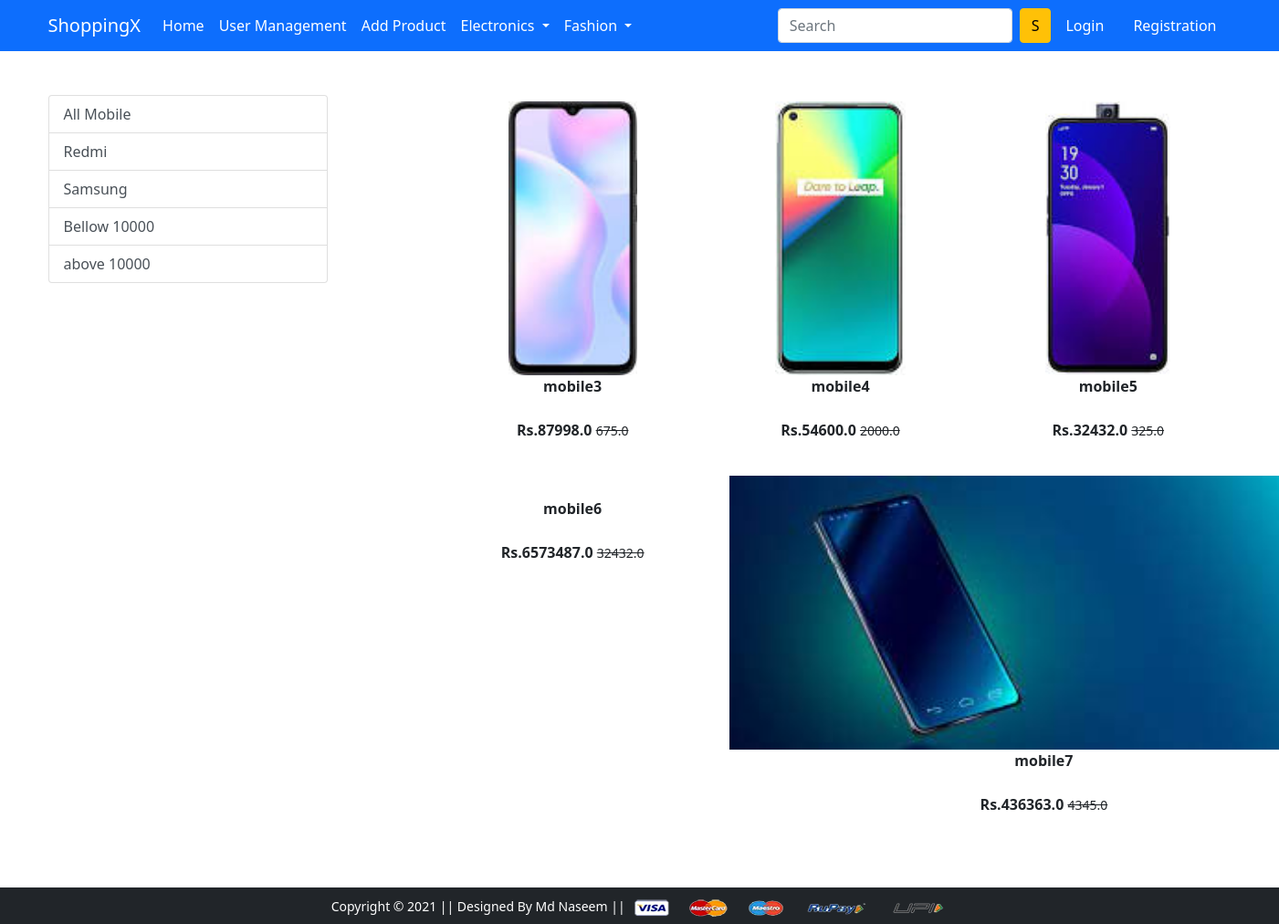
Screenshot of /mobile/above with the database file from the repository.
### app/models.py (models this page shows, shortened)
class Product(models.Model):
	title=models.CharField(max_length=100)
	selling_price=models.FloatField()
	discount_price=models.FloatField()
	description=models.TextField()
	brand=models.CharField(max_length=200)
	category=models.CharField(choices=CATEGORY_CHOICES,max_length=50)
	product_image=models.ImageField(upload_to='productimg')

### app/views.py (the view)
# urls.py: path('mobile/', views.mobile, name='mobile'),
def mobile(request,data=None):
	if data==None:
		mobiles=Product.objects.filter(category='M')
	elif data == 'redmi' or data=='samsung':
		mobiles=Product.objects.filter(category='M').filter(brand=data)
	elif data=='bellow':
		mobiles=Product.objects.filter(category='M').filter(selling_price__lt=10000)
	elif data=='above':
		mobiles=Product.objects.filter(category='M').filter(selling_price__gt=10000)
	return render(request, 'app/mobile.html',{'mobiles':mobiles})

### app/templates/app/mobile.html (shortened to what this page needs)
{% extends 'app/base.html' %}
{% load static %}
{% block main-content %}
<div class="container my-5">
 <div class="row">
  <div class="col-sm-3">
   <div class="list-group">
   	<a href="{% url 'mobile' %}" class="list-group-item list-group-item-action" aria-current="true">All Mobile</a>
   	<a href="{% url 'mobiledata' 'redmi' %}"
   	 class="list-group-item list-group-item-action" aria-current="true">Redmi</a>
   	 	<a href="{% url 'mobiledata' 'samsung' %}"
   	 class="list-group-item list-group-item-action" aria-current="true">Samsung</a>
   	 <a href="{% url 'mobiledata' 'bellow' %}"
   	 class="list-group-item list-group-item-action" aria-current="true">Bellow 10000</a>
   	 <a href="{% url 'mobiledata' 'above' %}"
   	 class="list-group-item list-group-item-action" aria-current="true">above 10000</a>
  </div>
</div>
  <div class="col-sm-8 offset-sm-1">
  	<div class="row">
  		{% for product in mobiles %}
  		<div class="col-sm-4 text-center mb-4">
  		<a href="{% url 'product-detail' product.id %}" class="btn">
  			<div class="item"><img src="{{product.product_image.url}}" alt="" height="300px" class=""><div class="fw-bold">{{product.title}}</div><br>
  			<div class="fw-bold">Rs.{{product.selling_price}}
             <small class="fw-light text-decoration-line-through">{{product.discount_price}}</small>
  			</div></div></a></div>
  		{% endfor %}
  </div>
 </div>
</div>
</div>
{% endblock main-content %}

### rows the page displays
Product: product_image (picture), title "mobile3", selling_price "87998.0", discount_price "675.0"
Product: product_image (picture), title "mobile4", selling_price "54600.0", discount_price "2000.0"
Product: product_image (picture), title "mobile5", selling_price "32432.0", discount_price "325.0"
Product: title "mobile6", selling_price "6573487.0", discount_price "32432.0"
Product: product_image (picture), title "mobile7", selling_price "436363.0", discount_price "4345.0"
